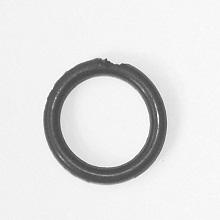
#> input picture Orings/Oring1.jpg, 220 x 220 px, found by its file name; its folder holds only this picture in this run
$ python B00090749_oring_analysis_assignment.py
#> lines starting #> are read from the running program, lines starting #| are printed output that depends on the picture; after the words box and inside, x2 and y2 are one past the last pixel; in counts of white or black regions, pixels touching at a corner belong together
import cv2 as cv
import numpy as np
import time
import matplotlib.pyplot as plt


def threshold(img, thresh):
    for i in range(0, img.shape[0]):
        for j in range(0, img.shape[1]):
            if img[i, j] > thresh:
                img[i, j] = 0
            else:
                img[i, j] = 255
    return img

def imhist(img):
    hist = np.zeros(256)
    for i in range(0, img.shape[0]):
        for j in range(0, img.shape[1]):
            hist[img[i, j]] += 1
    return hist

def findT(hist):
    max = 0
    for i in range(256):
        if hist[i] > max:
            max = hist[i]
            peak = i
    T = peak - 50
    return T

def dilation(img):
    copy = img.copy()
    for i in range(10, img.shape[0] - 10):
        for j in range(10, img.shape[1] - 10):
            if img[i, j] == 0:
                for x in range(i - 2, i + 2):
                    for y in range(j - 2, j + 2):
                        if img[x, y] == 255:
                            copy[i, j] = 255
    img = copy
    return img

def erosion(img):
    copy = img.copy()
    for i in range(10, img.shape[0] - 10):
        for j in range(10, img.shape[1] - 10):
            if img[i, j] == 255:
                for x in range(i - 2, i + 2):
                    for y in range(j - 2, j + 2):
                        if img[x, y] == 0:
                            copy[i, j] = 0
    img = copy
    return img

def label(img):
    # I(i, j)
    copy = img.copy()
    labels = np.zeros((copy.shape[0], copy.shape[1]))
    currlabel = 0
    q = []

    for i in range(copy.shape[0]):
        for j in range(copy.shape[1]):
            if copy[i, j] == 255 and labels[i, j] == 0:
                currlabel += 1
                labels[i, j] = currlabel
                q.append((i, j))  # = [(i, j)]
                while len(q) != 0:
                    pixel = q.pop()
                    labels[pixel[0], pixel[1]] = currlabel
                    if pixel[0] < 0 and img[pixel[0] - 1, pixel[1]] == 0 and labels[pixel[0] - 1, pixel[1]] == 0:
                        q.append((pixel[0] - 1, pixel[1]))
                    if pixel[0] + 1 < img.shape[0] and img[pixel[0] + 1, pixel[1]] == 0 and labels[
                        pixel[0] + 1, pixel[1]] == 0:
                        q.append((pixel[0] + 1, pixel[1]))
                    if pixel[1] < 0 and img[pixel[0], pixel[1] - 1] == 0 and labels[pixel[0], pixel[1] - 1] == 0:
                        q.append((pixel[0], pixel[1] - 1))
                    if pixel[1] + 1 < img.shape[1] and img[pixel[0], pixel[1] + 1] == 0 and labels[
                        pixel[0], pixel[1] + 1] == 0:
                        q.append((pixel[0], pixel[1] + 1))
    img = copy
    return img

def display_labels(labels):
    for i in range(0, labels.shape[0]):
        s = 0
        for j in range(0, labels.shape[1]):
            s += labels[i, j]
        print(s)

for i in range(15):
    img = cv.imread('C:/Users/Gabby/Documents/year4_semester2/Computer Vision/Orings/Oring' + str(i + 1) + '.jpg', 0)
#> img is the input picture: shape (220, 220); min 55, max 255, mean 225.2
    copy = img.copy()
    hist = imhist(img)
#> hist = 256 values, max 6333 at index 243, min 0 at index 0, mean 189.1
    # Fx = np.array([[-1,0,1], [-1,0,1], [-1,0,1]])
    # Fy = np.array([[-1,-1,-1], [0, 0, 0], [1,1,1]])
    # Fxy = np.array([[-2, -1, 0], [-1, 0, 10], [0, 1, 2]])
    T = findT(hist)
#> the loop in findT, `for i in range(256):` made 256 passes
#> max on passes 56, 66, 68, 69, 71, 72, 73, 74, 75, 76, 77, 79: 1, 3, 7, 12, 25, 28, 29, 51, 56, 78, 107, 150
#> after the loop in findT, `for i in range(256):`: max = 6333; peak = 243
#> in findT, `T = peak - 50`: T = 193
#> T = 193
    plt.plot(hist)
    # plots line at threshold
    plt.plot((T, T), (0, 500), 'g')
    plt.show()
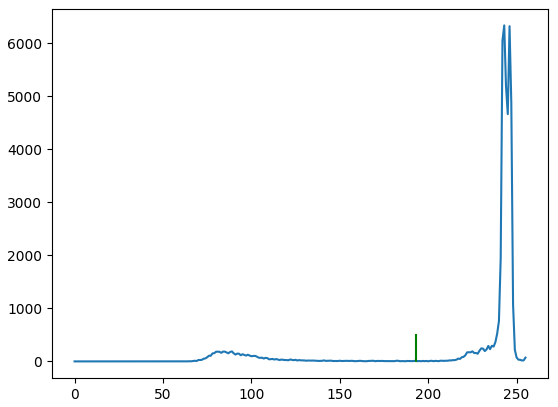
#> figure drawn by matplotlib, 1 panel; curve peaks at x = 243, y = 6333
    before = time.time()
    img = threshold(img, T)
#> after the loop in threshold, `for i in range(0, img.shape[0]):`:
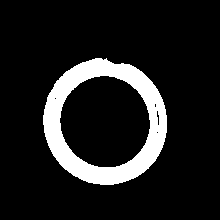
#> img: shape (220, 220); 12.1% white; 1 white region, box (x1, y1, x2, y2) and area: (43, 58, 167, 185) 5855
    img = dilation(img)
#> after the loop in dilation, `for i in range(10, img.shape[0] - 10):`:
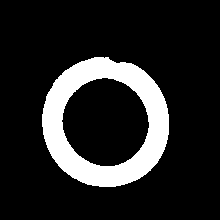
#> copy: shape (220, 220); 14.8% white; 1 white region, box (x1, y1, x2, y2) and area: (42, 57, 169, 187) 7179
    img = erosion(img)
#> after the loop in erosion, `for i in range(10, img.shape[0] - 10):`:
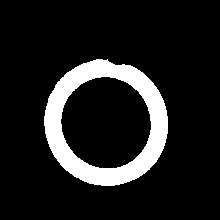
#> copy: shape (220, 220); 12.1% white; 1 white region, box (x1, y1, x2, y2) and area: (44, 59, 168, 186) 5877
    img = label(img)
#> after the loop in label, `for i in range(copy.shape[0]):`:
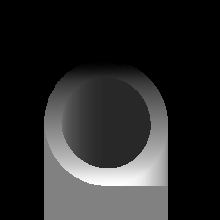
#> labels: shape (220, 220) float64; min 0, max 5877, mean 892.5; drawn with min black and max white
    after = time.time()
    img = cv.putText(img,"processed: " + str(after-before) + "s",(5, 210), cv.FONT_HERSHEY_SIMPLEX, 0.3, (255,0,0))
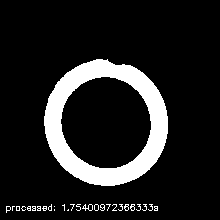
#> img: shape (220, 220); 12.9% white; 28 white regions (24 under 20 px), largest, box (x1, y1, x2, y2) and area: (44, 59, 168, 186) 5877, (82, 204, 93, 211) 31, (124, 204, 129, 211) 20, (130, 204, 135, 211) 20
#> (the run stopped early here; a loop or call above may not have finished)
